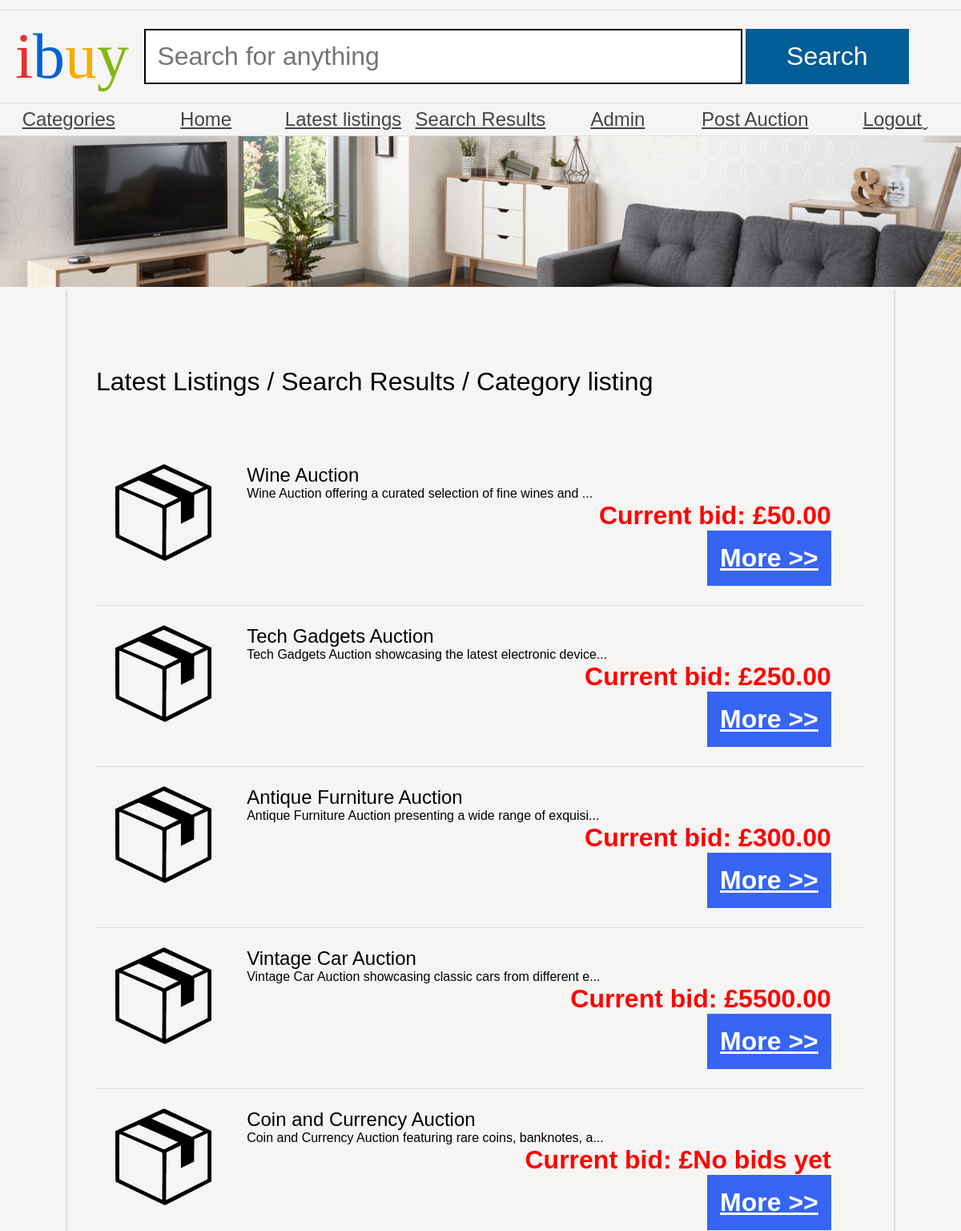
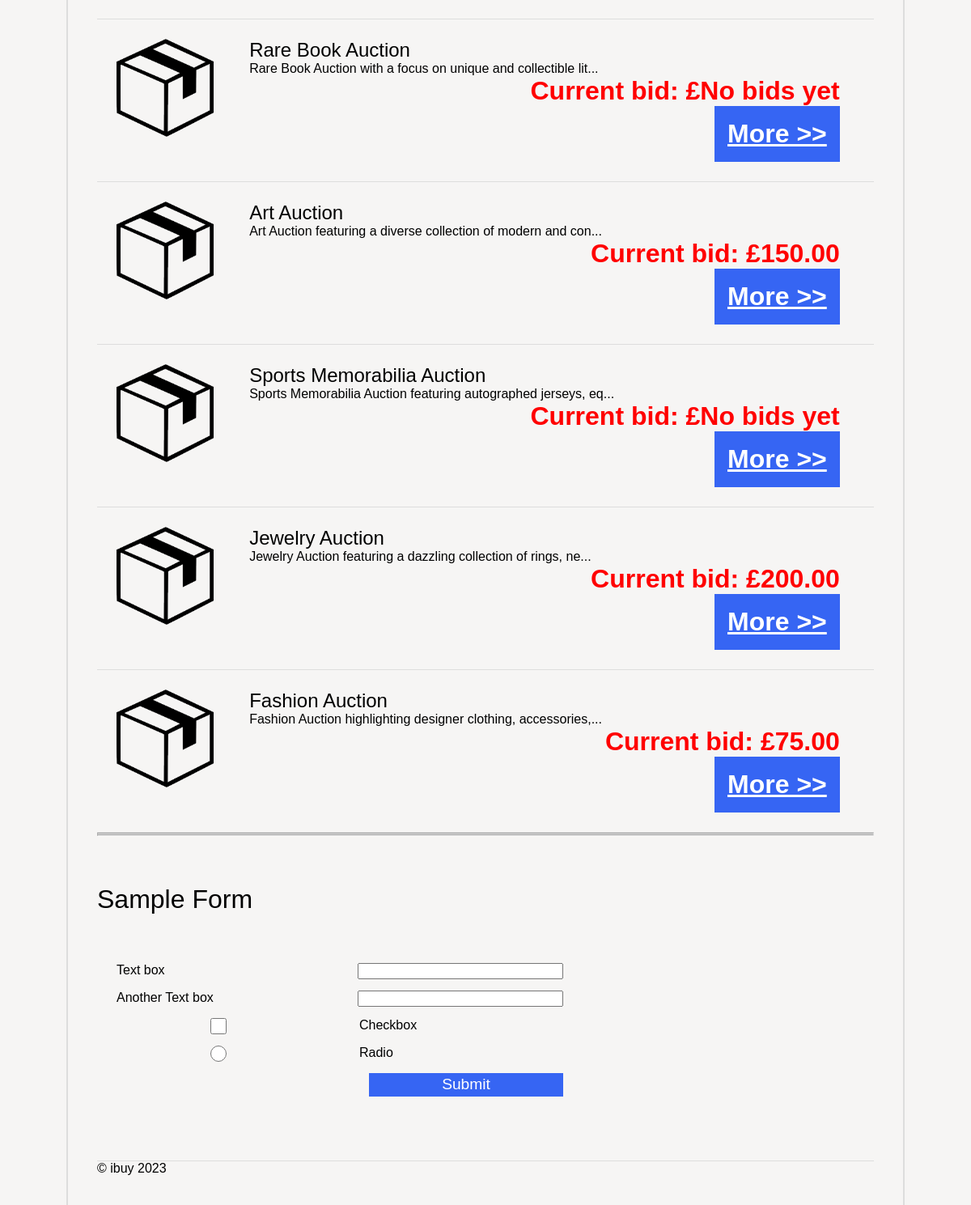
Screenshot of /user_dashboard.php (signed in) with the database file from the repository (2 pictures, top to bottom).
### tables this page shows
CREATE TABLE `auctions` (
  `auction_name` VARCHAR(90) NOT NULL PRIMARY KEY,
  `auctioneer` VARCHAR(90) DEFAULT NULL,
  `auctionDate` DATE DEFAULT NULL,
  `auction_end_time` TIMESTAMP DEFAULT NULL,  
  `categoryName` VARCHAR(20) DEFAULT NULL,
  `Description` LONGTEXT
);

### user_dashboard.php (the view, shortened to what this page needs)
<?php
require('dataconnection/configuration.php');
?>
<!DOCTYPE html>
<html>
	<head>
		<link rel="stylesheet" href="ibuy.css" />
	</head>
	<body>
		<header>
			<h1><span class="i">i</span><span class="b">b</span><span class="u">u</span><span class="y">y</span></h1>
			<form action="#">
				<input type="text" name="search" placeholder="Search for anything" />
				<input type="submit" name="submit" value="Search" />
			</form>
		</header>
		<nav>
        <ul>
            <li class="dropdown">
                <a href="#" class="categoryLink">Categories</a>
            </li>
            <li><a class="categoryLink" href="user_dashboard.php">Home</a></li>
            <li><a class="categoryLink" href="#">Latest listings</a></li>
            <li><a class="categoryLink" href="#">Search Results</a></li>
            <li><a class="categoryLink" href="\Admin\adminlogin.php">Admin</a></li>
            <li><a class="categoryLink" href="post_auction.php">Post Auction</a></li>
            <li><a class="categoryLink" href="logout.php">Logout</a></li>
        </ul>
    </nav>
    <img src="banners/1.jpg" alt="Banner" />
    <main>
        <h1>Latest Listings / Search Results / Category listing</h1>
        <ul class="productList">
        <?php
        $sql = "SELECT * FROM auctions ORDER BY auctionDate DESC LIMIT 10";
        $stmt = $pdo->query($sql);
        while ($auction = $stmt->fetch(PDO::FETCH_ASSOC)) {
            echo '<li>';
            echo '<img src="product.png" alt="' . $auction['auction_name'] . '">';
            echo '<article>';
            echo '<h2>' . $auction['auction_name'] . '</h2>';
            $description = $auction['Description'];
            $maxDescriptionLength = 60;
            if (strlen($description) > $maxDescriptionLength) {
                $shortenedDescription = substr($description, 0, $maxDescriptionLength) . '...';
                echo '<p>' . $shortenedDescription . '</p>';
            } else {
                echo '<p>' . $description . '</p>';
            }
            $currentBid = getCurrentBidAmount($auction['auction_name'], $pdo);
            echo '<p class="price">Current bid: £' . $currentBid . '</p>';
            echo '<a href="auction_details.php?auction_name=' . $auction['auction_name'] . '" class="more auctionLink">More &gt;&gt;</a>';
            echo '</article>';
            echo '</li>';
        }
            function getCurrentBidAmount($auctionName, $pdo) {
                $query = "SELECT MAX(bidAmount) AS currentBid FROM bids WHERE auction_name = :auctionName";
                $stmt = $pdo->prepare($query);
                $stmt->bindParam(':auctionName', $auctionName, PDO::PARAM_STR);
                $stmt->execute();
                $result = $stmt->fetch(PDO::FETCH_ASSOC);
                if ($result['currentBid']) {
                    return $result['currentBid'];
                } else {
                    return 'No bids yet';
                }
            }
            ?>
        </ul>
        <hr />
        <hr />
					<h1>Sample Form</h1>
					<form action="#">
						<label>Text box</label> <input type="text" />
						<label>Another Text box</label> <input type="text" />
						<input type="checkbox" /> <label>Checkbox</label>
						<input type="radio" /> <label>Radio</label>
						<input type="submit" value="Submit" />
					</form>
        <footer>
            &copy; ibuy <?php echo date("Y"); ?>
        </footer>
		</main>
	</body>
</html>

### ibuy.css (style rules this page uses)
* { margin: 0; padding: 0; }
body { font-family: 'Oxygen-Regular', sans-serif; background-color: #f6f5f4; max-width: 100vw; overflow-x: hidden; }
h1, h2, h3, h4 { font-weight: normal; }
a, a:visited { color: #444; }
header { margin-top: 1vw; font-family: 'Univers-Light-Normal'; display: grid; grid-template-columns: 15% 85%; align-items: center; padding-top: 1vw; padding-bottom: 1vw; border-top: 1px solid #ddd; border-bottom: 1px solid #ddd; }
header h1 { text-align: center; font-size: 5em; }
form { display: block; }
header form input[type=text] { border: 3px solid black; font-size: 2em; padding: 0.5em; width: 70%; }
body > img { width: 100vw; }
header form input[type=submit] { background-color: #005d96; color: white; width: 20%; font-size: 2em; padding: 0.5em; cursor: pointer; border: 0; }
header .i { color: #e43137; }
header .b { color: #0063d1; }
header .u { color: #f4ae01; }
header .y { color: #85b716; }
body > nav { border-bottom: 1px solid #ddd; }
body > nav ul li:last-child a:after { content: 'ˬ'; position: absolute; }
body > nav ul { display: flex; width: 100vw; list-style-type: none; }
body > nav ul li { flex: 1; }
body > nav ul li a { display: block; text-align: center; padding-top: 0.5vw; padding-bottom: 0.5vw; font-size: 1.5em; }
.productList { list-style-type: none; }
.productList li { padding: 2vw; border-bottom: 1px solid #ddd; display: grid; grid-template-columns: 18% 80%; }
.productList img { width: auto; display: block; max-width: 10vw; }
p.price { display: block; text-align: right; font-weight: bold; font-size: 2em; }
a.more { display: block; text-align: right; font-weight: bold; float: right; background-color: #3665f3; color: white; font-size: 2em; padding: 0.5em; cursor: pointer; }
main { padding: 3vw; display: block; overflow: hidden; width: 80vw; margin: auto; border-left: 2px solid #ddd; border-right: 2px solid #ddd; }
main h1 { margin-top: 5vw; margin-bottom: 5vw; }
.price { color: red; }
footer { margin-top: 5vw; border-top: 1px solid #ddd; }
main form { display: flex; flex-wrap: wrap; width: 50vw; }
main form label, main form input { flex-grow: 1; width: 20vw; margin-bottom: 1em; margin-right: 2vw; margin-left: 2vw; }
main form input[type=submit] { background-color: #3665f3; color: white; flex-grow: 0; margin-left: auto; font-size: 1.2em; padding: 0.2em; cursor: pointer; border: 0; }

### user_dashboard.php (style rules this page uses)
.dropdown { position: relative; display: inline-block; }
header form input[type=submit] { background-color: #005d96; color: white; width: 20%; font-size: 2em; padding: 0.5em; cursor: pointer; border: 0; }
header form input[type="text"] { border: 2px solid black; font-size: 2em; padding: 0.45em; width: 70%; }

### rows the page displays
auctions: auction_name "Wine Auction", Description "Wine Auction offering a curated selection of fine wines and ...", currentBid "50.00"
auctions: auction_name "Tech Gadgets Auction", Description "Tech Gadgets Auction showcasing the latest electronic device...", currentBid "250.00"
auctions: auction_name "Antique Furniture Auction", Description "Antique Furniture Auction presenting a wide range of exquisi...", currentBid "300.00"
auctions: auction_name "Vintage Car Auction", Description "Vintage Car Auction showcasing classic cars from different e...", currentBid "5500.00"
auctions: auction_name "Coin and Currency Auction", Description "Coin and Currency Auction featuring rare coins, banknotes, a...", currentBid "No bids yet"
auctions: auction_name "Rare Book Auction", Description "Rare Book Auction with a focus on unique and collectible lit...", currentBid "No bids yet"
auctions: auction_name "Art Auction", Description "Art Auction featuring a diverse collection of modern and con...", currentBid "150.00"
auctions: auction_name "Sports Memorabilia Auction", Description "Sports Memorabilia Auction featuring autographed jerseys, eq...", currentBid "No bids yet"
auctions: auction_name "Jewelry Auction", Description "Jewelry Auction featuring a dazzling collection of rings, ne...", currentBid "200.00"
auctions: auction_name "Fashion Auction", Description "Fashion Auction highlighting designer clothing, accessories,...", currentBid "75.00"
